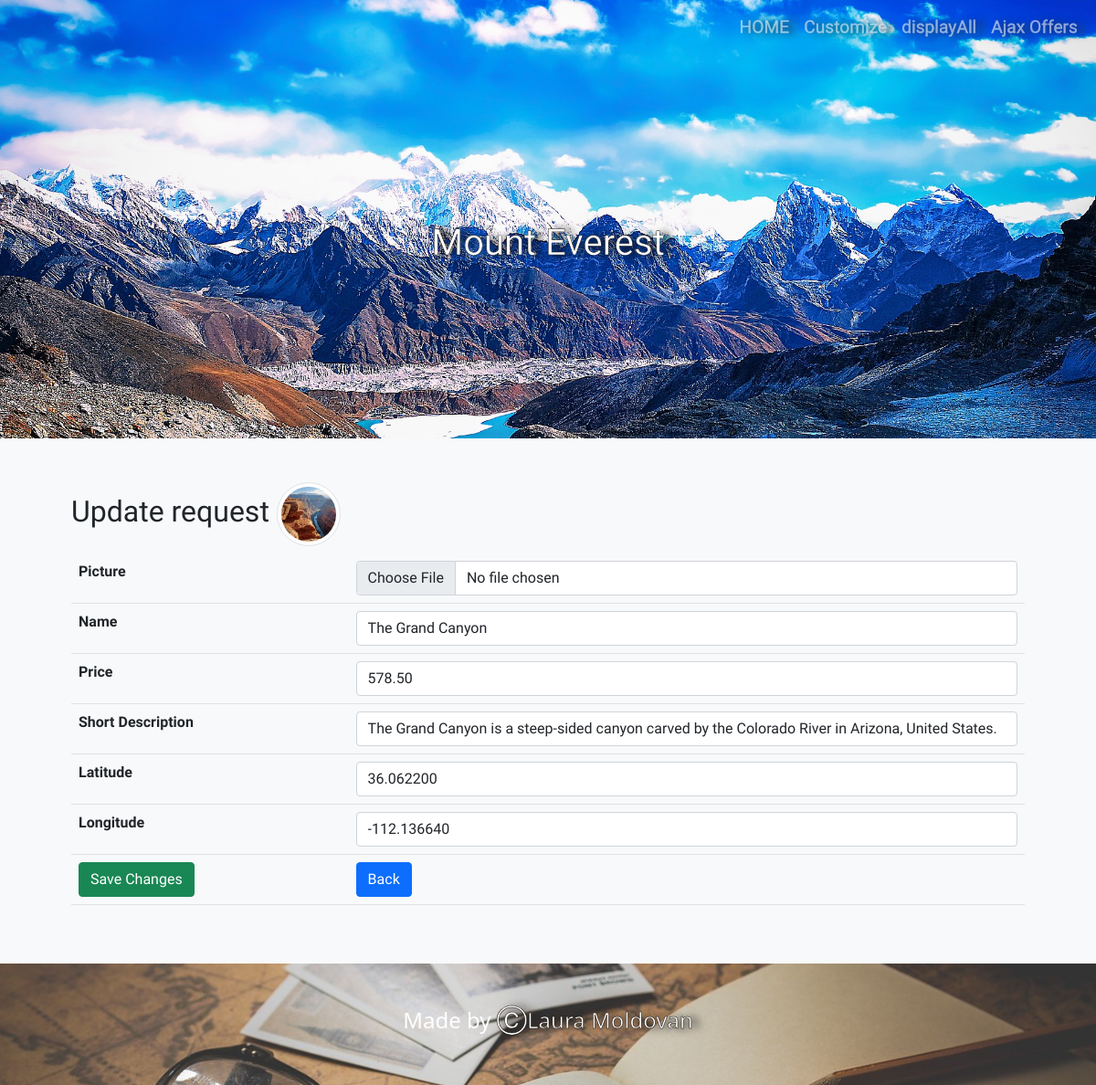
The app's page /update.php?id=2 with its own data.
### tables this page shows
CREATE TABLE `places` (
  `id` int(11) NOT NULL,
  `name` varchar(50) DEFAULT NULL,
  `price` decimal(10,2) DEFAULT NULL,
  `description` text DEFAULT NULL,
  `latitude` decimal(8,6) DEFAULT NULL,
  `longitude` decimal(9,6) DEFAULT NULL,
  `picture` varchar(50) DEFAULT NULL
);

### update.php (the view, shortened to what this page needs)
<?php
require_once 'actions/db_connect.php';
if ($_GET['id']) {
    $id = $_GET['id'];
    $sql = "SELECT * FROM places WHERE id = {$id}";
    $result = mysqli_query($connect, $sql);
    $data = mysqli_fetch_assoc($result);
    if (mysqli_num_rows($result) == 1) {
        $name = $data['name'];
        $price = $data['price'];
        $description = $data['description'];
        $longitude = $data['longitude'];
        $latitude = $data['latitude'];
        $picture = $data['picture'];
    } else {
        header("location: error.php");
    }
} else {
    header("location: error.php");
}
?>
<!DOCTYPE html>
<html>
<head>
    <?php require_once 'components/boot.php' ?>
    <link rel="stylesheet" type='text/css' href="css/style.css" />
</head>
<body class="bg-light">
    <body class="bg-light">
        <header class="header1">
            <div class="menu">
                <ul class="nav">
                    <nav class="navbar navbar-expand navbar-dark">
                        <div class="container-fluid">
                            <ul class="navbar-nav">
                                <li class="nav-item">
                                    <a class="nav-link" href="index.php">
                                        HOME
                                    </a>
                                </li>
                                <li class="nav-item">
                                    <a class="nav-link" href="admin.php">Customize
                                    </a>
                                </li>
                                <li class="nav-item">
                                    <a class="nav-link" href="api/displayAll.php">
                                        displayAll
                                    </a>
                                </li>
                                <li class="nav-item">
                                    <a class="nav-link" href="ajax/ajaxOffers.html">
                                        Ajax Offers
                                    </a>
                                </li>
                            </ul>
                        </div>
                    </nav>
                </ul>
            </div>
            <div class="m-auto p-5">
                <p class="h1 text-white text-center title">Mount Everest</p>
            </div>
        </header>
        <main class="container p-5">
            <legend class='h2'>Update request <img class='img-thumbnail rounded-circle' src='pictures/places/<?php echo $picture ?>' alt="<?php echo $name ?>"></legend>
            <form action="actions/a_update.php" method="post" enctype="multipart/form-data">
                <table class="table">
                    <tr>
                        <th>Picture</th>
                        <td><input class='form-control' type="file" name="picture" /></td>
                    </tr>
                    <tr>
                        <th>Name</th>
                        <td><input class='form-control' type="text" name="name" value="<?php echo $name ?>" /></td>
                    </tr>
                    <tr>
                        <th>Price</th>
                        <td><input class='form-control' type="number" name="price" value=<?php echo $price ?> /></td>
                    </tr>
                    <tr>
                        <th>Short Description</th>
                        <td><input class='form-control' type="text" name="description" value="<?php echo $description ?>" /></td>
                    </tr>
                    <tr>
                        <th>Latitude</th>
                        <td><input class='form-control' type="float" name="latitude" value=<?php echo $latitude ?> /></td>
                    </tr>
                    <tr>
                        <th>Longitude</th>
                        <td><input class='form-control' type="float" name="longitude" value=<?php echo $longitude ?> /></td>
                    </tr>
                    <tr>
                        <td><button class="btn btn-success" type="submit">Save Changes</button></td>
                        <td><a href="index.php"><button class="btn btn-primary" type="button">Back</button></a></td>
                    </tr>
                </table>
            </form>
        </main>
        <footer class="p-5">
            <p class="h4 text-center text-white">Made by <a href="#">&#x24B8Laura Moldovan</a></p>
        </footer>
    </body>
</html>

### css/style.css (style rules this page uses)
.menu { display: flex; justify-content: flex-end; }
.header1 { background-image: url("../pictures/hero.jpg"); background-repeat: no-repeat; background-position: center; background-size:cover; height: 60vh; display:flex; justify-content: space-between; flex-direction: column; }
.nav-link { text-shadow: 7px 1px 9px #29333b; -webkit-text-stroke: 0.3px #b6cce0; font-size: 1.2em; font-family: 'Acme', sans-serif; }
.title { text-shadow: 7px 1px 9px #0f0a06; -webkit-text-stroke: 0.4px #160e08; font-family: 'Merienda', cursive;; }
footer { background-image: url("../pictures/footer.jpg"); background-repeat: no-repeat; background-position: center; background-size:cover; }
footer a { color:white; text-decoration: none; -webkit-text-stroke: 0.5px #160e08; text-shadow: 7px 1px 9px #201f1b; }
img { height: 100%; width: 100%; object-fit: cover; }
.btn { color: white; }
.img-thumbnail { width: 70px !important; height: 70px !important; }
main { font-family: 'Teko', sans-serif; }

### records on screen
places: picture (picture), name "The Grand Canyon", price "578.50", description "The Grand Canyon is a steep-sided canyon carved by the Colorado River in Arizona, United States.", latitude "36.062200", longitude "-112.136640"
